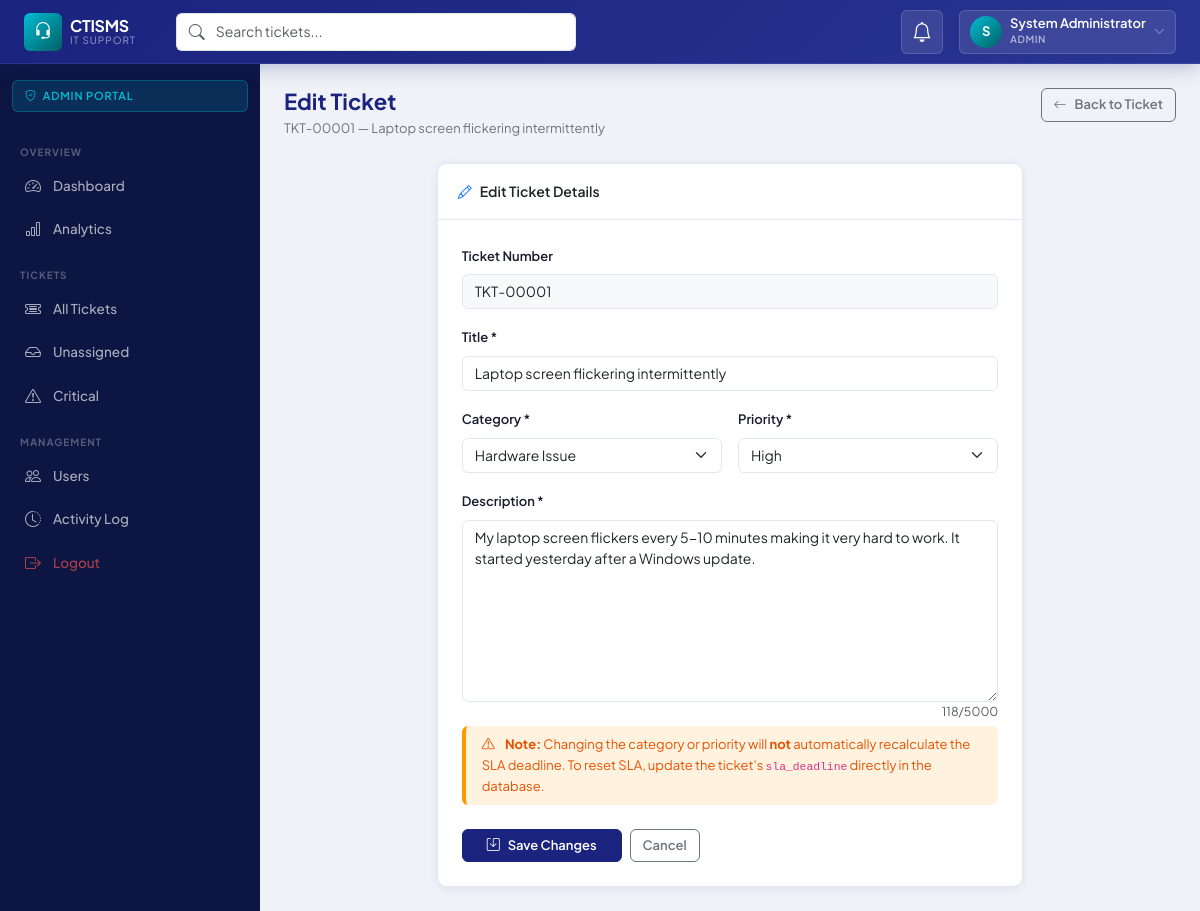
Page /public/admin/edit.php?id=1 (signed in) on the committed database.
### tables this page shows
CREATE TABLE `tickets` (
  `id`              INT UNSIGNED     NOT NULL AUTO_INCREMENT,
  `ticket_number`   VARCHAR(20)      NOT NULL COMMENT 'Human-readable ticket ID e.g. TKT-00001',
  `title`           VARCHAR(255)     NOT NULL,
  `description`     TEXT             NOT NULL,
  `category_id`     INT UNSIGNED     NOT NULL,
  `priority`        ENUM('low','medium','high','critical') NOT NULL DEFAULT 'medium',
  `status`          ENUM('submitted','open','in_progress','awaiting_parts','completed','closed') NOT NULL DEFAULT 'submitted',
  `customer_id`     INT UNSIGNED     NOT NULL,
  `technician_id`   INT UNSIGNED     DEFAULT NULL,
  `sla_deadline`    DATETIME         DEFAULT NULL,
  `sla_breached`    TINYINT(1)       NOT NULL DEFAULT 0,
  `resolution`      TEXT             DEFAULT NULL,
  `closed_at`       DATETIME         DEFAULT NULL,
  `created_at`      DATETIME         NOT NULL DEFAULT CURRENT_TIMESTAMP,
  `updated_at`      DATETIME         NOT NULL DEFAULT CURRENT_TIMESTAMP ON UPDATE CURRENT_TIMESTAMP,
  PRIMARY KEY (`id`),
  UNIQUE KEY `uq_tickets_number` (`ticket_number`),
  KEY `idx_tickets_status` (`status`),
  KEY `idx_tickets_priority` (`priority`),
  KEY `idx_tickets_customer` (`customer_id`),
  KEY `idx_tickets_technician` (`technician_id`),
  KEY `idx_tickets_category` (`category_id`),
  KEY `idx_tickets_created` (`created_at`),
  CONSTRAINT `fk_tickets_customer`    FOREIGN KEY (`customer_id`)   REFERENCES `users`(`id`)       ON DELETE RESTRICT,
  CONSTRAINT `fk_tickets_technician`  FOREIGN KEY (`technician_id`) REFERENCES `users`(`id`)       ON DELETE SET NULL,
  CONSTRAINT `fk_tickets_category`    FOREIGN KEY (`category_id`)   REFERENCES `categories`(`id`)  ON DELETE RESTRICT
);

CREATE TABLE `categories` (
  `id`          INT UNSIGNED  NOT NULL AUTO_INCREMENT,
  `name`        VARCHAR(100)  NOT NULL,
  `description` TEXT          DEFAULT NULL,
  `sla_hours`   INT           NOT NULL DEFAULT 24 COMMENT 'SLA response time in hours',
  `is_active`   TINYINT(1)    NOT NULL DEFAULT 1,
  `created_at`  DATETIME      NOT NULL DEFAULT CURRENT_TIMESTAMP,
  PRIMARY KEY (`id`),
  UNIQUE KEY `uq_categories_name` (`name`)
);

### config/database.php (called while the page is built, shortened)
<?php
class Database
{
    private static ?Database $instance = null;
    private PDO $pdo;
    private function __construct()
    {
        $dsn = sprintf(
            'mysql:host=%s;dbname=%s;charset=%s',
            DB_HOST, DB_NAME, DB_CHARSET
        );
        $options = [
            PDO::ATTR_ERRMODE            => PDO::ERRMODE_EXCEPTION,
            PDO::ATTR_DEFAULT_FETCH_MODE => PDO::FETCH_ASSOC,
            PDO::ATTR_EMULATE_PREPARES   => false,
        ];
        try {
            $this->pdo = new PDO($dsn, DB_USER, DB_PASS, $options);
        } catch (PDOException $e) {
            if (APP_ENV === 'development') {
                die('Database connection failed: ' . $e->getMessage());
            }
            die('A database error occurred. Please contact support.');
        }
    }
    public static function getInstance(): self
    {
        if (self::$instance === null) {
            self::$instance = new self();
        }
        return self::$instance;
    }
    public function query(string $sql, array $params = []): PDOStatement
    {
        $stmt = $this->pdo->prepare($sql);
        $stmt->execute($params);
        return $stmt;
    }
    public function fetchAll(string $sql, array $params = []): array
    {
        return $this->query($sql, $params)->fetchAll();
    }
    public function fetchOne(string $sql, array $params = []): array|false
    {
        return $this->query($sql, $params)->fetch();
    }
}

### app/models/Model.php (called while the page is built, shortened)
<?php
abstract class Model
{
    public function __construct()
    {
        $this->db = Database::getInstance();
    }
}

### app/models/TicketModel.php (called while the page is built, shortened)
<?php
class TicketModel extends Model
{
    public function getDetail(int $id): array|false
    {
        return $this->db->fetchOne("
            SELECT t.*,
                   c.name  AS category_name,
                   c.sla_hours,
                   cu.name AS customer_name,
                   cu.email AS customer_email,
                   cu.phone AS customer_phone,
                   te.name AS technician_name,
                   te.email AS technician_email
            FROM tickets t
            JOIN categories c ON c.id = t.category_id
            JOIN users cu      ON cu.id = t.customer_id
            LEFT JOIN users te ON te.id = t.technician_id
            WHERE t.id = ?
        ", [$id]);
    }
}

### app/helpers.php (called while the page is built, shortened)
<?php
function e(mixed $val): string
{
    return htmlspecialchars((string)($val ?? ''), ENT_QUOTES | ENT_HTML5, 'UTF-8');
}

### app/models/OtherModels.php (called while the page is built, shortened)
<?php
class CategoryModel extends Model
{
    public function getActive(): array
    {
        return $this->db->fetchAll("SELECT * FROM categories WHERE is_active = 1 ORDER BY name");
    }
}

### public/admin/edit.php (the view, shortened to what this page needs)
<?php
$id          = (int)($_GET['id'] ?? 0);
$ticketModel = new TicketModel();
$ticket      = $ticketModel->getDetail($id);
$categories = (new CategoryModel())->getActive();
include __DIR__ . '/../../app/views/layouts/header.php';
include __DIR__ . '/../../app/views/layouts/sidebar.php';
?>
<div class="page-header">
    <div>
        <h1 class="page-title">Edit Ticket</h1>
        <p class="page-subtitle"><?= e($ticket['ticket_number']) ?> — <?= e($ticket['title']) ?></p>
    </div>
    <a href="<?= APP_URL ?>/admin/view.php?id=<?= $id ?>" class="btn btn-outline-secondary">
        <i class="bi bi-arrow-left me-2"></i>Back to Ticket
    </a>
</div>
<div class="row justify-content-center">
    <div class="col-lg-8">
        <div class="card">
            <div class="card-header"><i class="bi bi-pencil me-2 text-primary"></i>Edit Ticket Details</div>
            <div class="card-body p-4">
                <form method="POST">
                    <div class="mb-3">
                        <label class="form-label">Ticket Number</label>
                        <input type="text" class="form-control bg-light" value="<?= e($ticket['ticket_number']) ?>" readonly>
                    </div>
                    <div class="mb-3">
                        <label class="form-label">Title *</label>
                        <input type="text" name="title" class="form-control" required maxlength="255"
                               value="<?= e($_POST['title'] ?? $ticket['title']) ?>">
                    </div>
                    <div class="row g-3 mb-3">
                        <div class="col-md-6">
                            <label class="form-label">Category *</label>
                            <select name="category_id" class="form-select" required>
                                <?php foreach ($categories as $cat): ?>
                                <option value="<?= $cat['id'] ?>"
                                    <?= (($_POST['category_id'] ?? $ticket['category_id']) == $cat['id']) ? 'selected' : '' ?>>
                                    <?= e($cat['name']) ?>
                                </option>
                                <?php endforeach; ?>
                            </select>
                        </div>
                        <div class="col-md-6">
                            <label class="form-label">Priority *</label>
                            <select name="priority" class="form-select" required>
                                <?php foreach (TicketModel::PRIORITIES as $key => $p): ?>
                                <option value="<?= $key ?>"
                                    <?= (($_POST['priority'] ?? $ticket['priority']) === $key) ? 'selected' : '' ?>>
                                    <?= e($p['label']) ?>
                                </option>
                                <?php endforeach; ?>
                            </select>
                        </div>
                    </div>
                    <div class="mb-4">
                        <label class="form-label">Description *</label>
                        <textarea name="description" class="form-control" rows="8" required
                                  data-maxlength="5000"><?= e($_POST['description'] ?? $ticket['description']) ?></textarea>
                    </div>
                    <div class="alert alert-warning py-2 px-3 mb-4" style="font-size:13px;">
                        <i class="bi bi-exclamation-triangle me-2"></i>
                        <strong>Note:</strong> Changing the category or priority will <strong>not</strong> automatically recalculate the SLA deadline.
                        To reset SLA, update the ticket's <code>sla_deadline</code> directly in the database.
                    </div>
                    <div class="d-flex gap-2">
                        <button type="submit" class="btn btn-primary px-4">
                            <i class="bi bi-save me-2"></i>Save Changes
                        </button>
                        <a href="<?= APP_URL ?>/admin/view.php?id=<?= $id ?>" class="btn btn-outline-secondary">
                            Cancel
                        </a>
                    </div>
                </form>
            </div>
        </div>
    </div>
</div>
<?php include __DIR__ . '/../../app/views/layouts/footer.php'; ?>

### public/css/app.css (style rules this page uses)
:root { --primary: #1a237e; --primary-light: #283593; --primary-dark: #0d1642; --accent: #00bcd4; --accent-hover: #0097a7; --success: #2e7d32; --warning: #f57f17; --danger: #c62828; --info: #0277bd; --sidebar-w: 260px; --navbar-h: 64px; --sidebar-bg: #0d1642; --navbar-bg: #1a237e; --body-bg: #f0f2f8; --card-bg: #ffffff; --text-primary: #1a1a2e; --text-muted: #6c757d; --border-color: #e2e8f0; --shadow-sm: 0 2px 8px rgba(26,35,126,0.08); --shadow-md: 0 4px 20px rgba(26,35,126,0.12); --shadow-lg: 0 8px 40px rgba(26,35,126,0.16); --radius-sm: 6px; --radius-md: 10px; --radius-lg: 16px; --font-sans: 'Plus Jakarta Sans', sans-serif; --font-mono: 'JetBrains Mono', monospace; }
*, *::before, *::after { box-sizing: border-box; }
body.ctisms-body { font-family: var(--font-sans); background: var(--body-bg); color: var(--text-primary); font-size: 14px; line-height: 1.6; margin: 0; }
.card { border: 1px solid var(--border-color); border-radius: var(--radius-md); box-shadow: var(--shadow-sm); background: var(--card-bg); }
.card-header { background: #fff; border-bottom: 1px solid var(--border-color); font-weight: 600; padding: 16px 20px; border-radius: var(--radius-md) var(--radius-md) 0 0 !important; }
.form-control, .form-select { border-radius: var(--radius-sm); border-color: var(--border-color); font-size: 14px; transition: border-color 0.15s, box-shadow 0.15s; }
.form-label { font-weight: 600; font-size: 13px; color: var(--text-primary); }
.btn { border-radius: var(--radius-sm); font-weight: 600; font-size: 13px; }
.btn-primary { background: var(--primary); border-color: var(--primary); }
.page-header { margin-bottom: 24px; display: flex; align-items: flex-start; justify-content: space-between; flex-wrap: wrap; gap: 12px; }
.page-title { font-size: 22px; font-weight: 700; color: var(--primary); margin: 0; line-height: 1.2; }
.page-subtitle { font-size: 13px; color: var(--text-muted); margin: 4px 0 0; }
.alert { border-radius: var(--radius-sm); font-size: 13.5px; border: none; }
.alert-warning { background: #fff3e0; color: #e65100; border-left: 4px solid #ff9800; }

### rows in the picture
tickets: ticket_number "TKT-00001", title "Laptop screen flickering intermittently", category_id "Hardware Issue", priority "High", description "My laptop screen flickers every 5-10 minutes making it very hard to work. It started yesterday after a Windows update."

### other values in the picture
APP_NAME "CTISMS"
substr(Auth::name() ?? 'U', 0, 1) "S"
Auth::name() "System Administrator"
Auth::role() "ADMIN"
$role "ADMIN"
$label "Dashboard Analytics All Tickets Unassigned Critical Users Activity Log"
